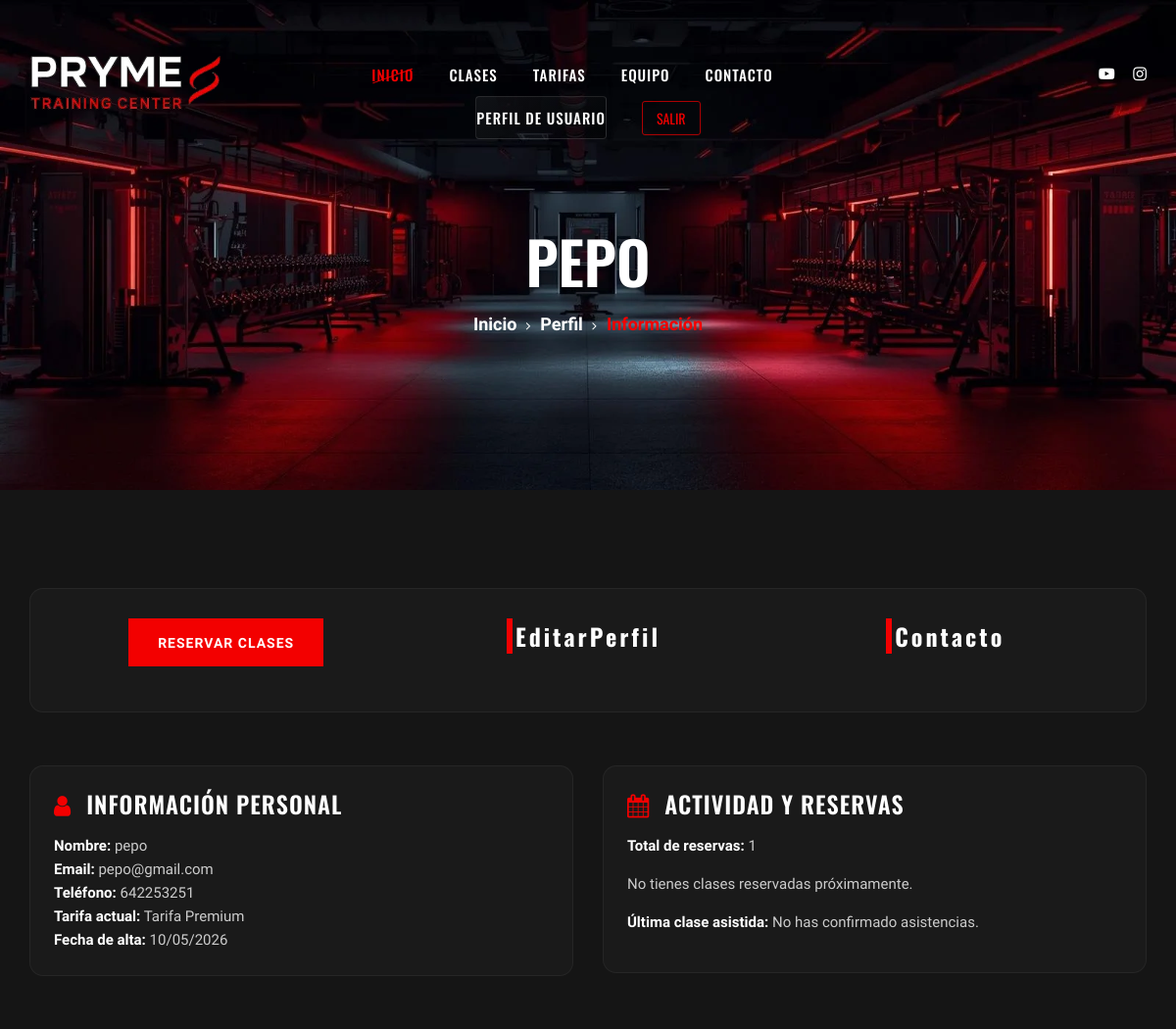
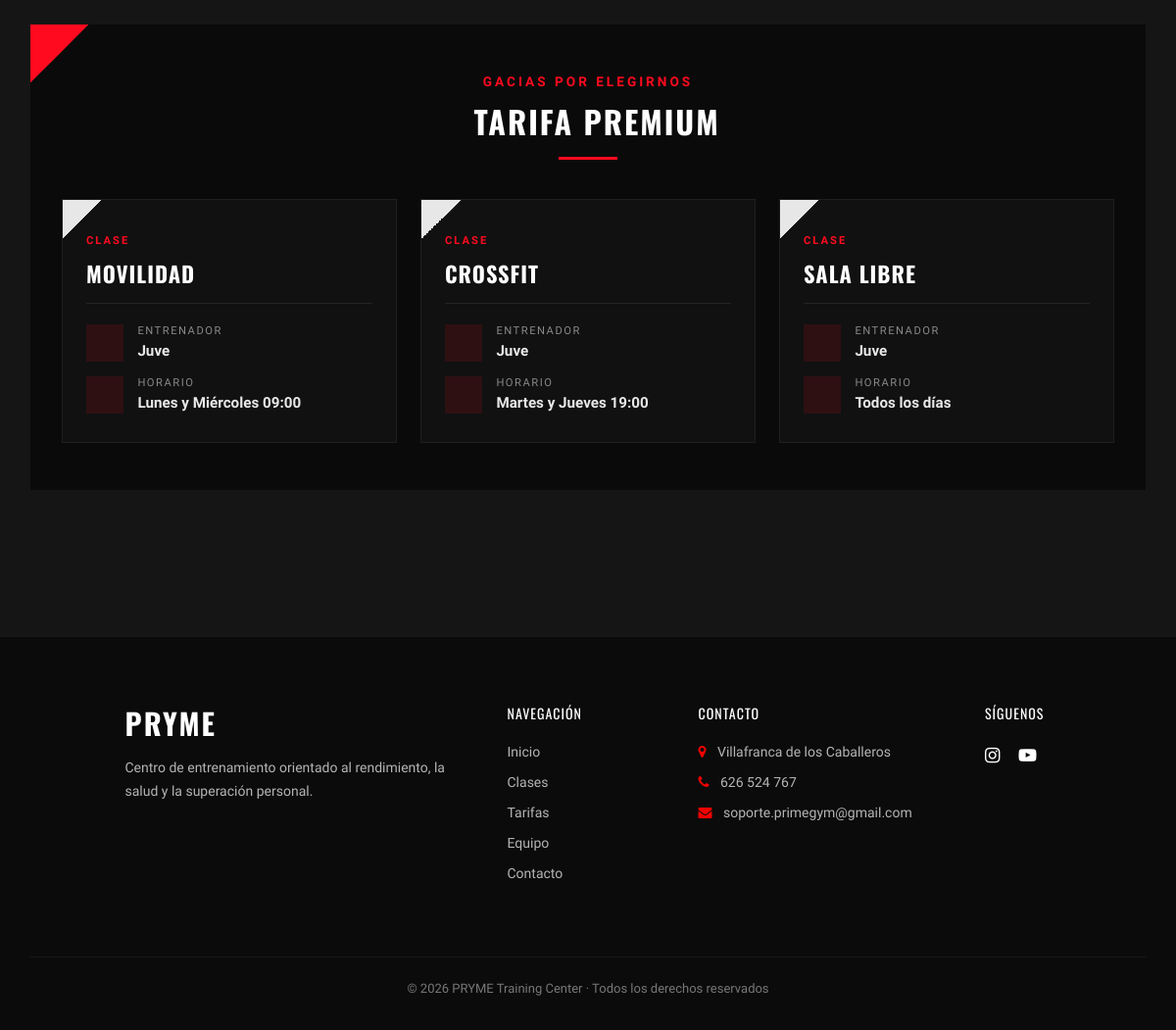
The page /perfil/ (signed in) on the database its author committed (2 pictures, top to bottom).
### gimnasio/models.py (models this page shows, shortened)
class Cliente(models.Model):
    user = models.OneToOneField(User, on_delete=models.CASCADE)
    telefono = models.CharField(max_length=20, blank=True)
    tarifa = models.ForeignKey(Tarifa, on_delete=models.SET_NULL, null=True, blank=True)
    fecha_registro = models.DateField(auto_now_add=True)
    @property
    def nombre(self):
        return self.user.username
    @property
    def email(self):
        return self.user.email

class Tarifa(models.Model):
    nombre = models.CharField(max_length=50)
    precio = models.DecimalField(max_digits=10, decimal_places=2)
    duracion_meses = models.IntegerField()
    descripcion = models.TextField(blank=True, null=True)
    def __str__(self):
        return self.nombre

class Clase(models.Model):
    nombre = models.CharField(max_length=100)
    descripcion = models.TextField(blank=True, null=True)
    horario = models.CharField(max_length=50)
    entrenador = models.ForeignKey(Entrenador, on_delete=models.SET_NULL, null=True, related_name="clases")
    tarifas = models.ManyToManyField(Tarifa, related_name="clases")
    capacidad = models.IntegerField(default=20)

class Entrenador(models.Model):
    ROLES = (
        ('admin', 'Administrador'),
        ('empleado', 'Empleado'),
    )
    user = models.OneToOneField(User, on_delete=models.CASCADE)
    telefono = models.CharField(max_length=20, blank=True)
    especialidad = models.CharField(max_length=100)
    rol = models.CharField(max_length=20, choices=ROLES, default='empleado')
    @property
    def nombre(self):
        return self.user.username

### perfil/views.py (the view)
# urls.py: path('', views.dashboard, name='dashboard'),
@login_required
def dashboard(request):
    if request.user.is_staff:
        raise PermissionDenied
    cliente = get_cliente_actual(request)
    clases = Clase.objects.all().prefetch_related('tarifas')
    for clase in clases:
        clase.disponible = cliente.tarifa in clase.tarifas.all()
    reservas = cliente.reservas.all().order_by('fecha_reserva')
    proxima_reserva = reservas.filter(
        fecha_reserva__gte=date.today(),
        estado='reservada'
    ).first()
    ultima_asistencia = reservas.filter(
        estado='asistio'
    ).order_by('-fecha_reserva').first()
    context = {
        'cliente': cliente,
        'tarifa': cliente.tarifa,
        'num_reservas': reservas.count(),
        'proxima_reserva': proxima_reserva,
        'ultima_asistencia': ultima_asistencia,
        'clases': clases,
    }
    return render(request, 'perfil/dashboard.html', context)

### perfil/templates/perfil/dashboard.html
{% extends 'perfil/components/base_perfil.html' %}
{% block pagina %}Información{% endblock %}
{% block contenido %}
<div class="row">
    <div class="col-lg-12">
        {% include 'perfil/components/acciones_rapidas.html' %}
    </div>
</div>
<div class="row">
    <div class="col-lg-6 mb-4">
        {% include 'perfil/components/resumen_cliente.html' %}
    </div>
    <div class="col-lg-6 mb-4">
        {% include 'perfil/components/resumen_reservas.html' %}
    </div>
</div>
<div class="row">
    <div class="col-lg-12 mb-4">
        {% include 'perfil/components/clases_disponibles.html' %}
    </div>
</div>
{% endblock %}

### perfil/templates/perfil/components/base_perfil.html (shortened to what this page needs)
{% load static %}
<!DOCTYPE html>
<html lang="zxx">
<head>
    <link rel="stylesheet" href="{% static 'css/bootstrap.min.css' %}" type="text/css">
    <link rel="stylesheet" href="{% static 'css/font-awesome.min.css' %}" type="text/css">
    <link rel="stylesheet" href="{% static 'css/flaticon.css' %}" type="text/css">
    <link rel="stylesheet" href="{% static 'css/owl.carousel.min.css' %}" type="text/css">
    <link rel="stylesheet" href="{% static 'css/barfiller.css' %}" type="text/css">
    <link rel="stylesheet" href="{% static 'css/magnific-popup.css' %}" type="text/css">
    <link rel="stylesheet" href="{% static 'css/slicknav.min.css' %}" type="text/css">
    <link rel="stylesheet" href="{% static 'css/style.css' %}" type="text/css">
    <link rel="stylesheet" href="{% static 'css/perfil/style_perfil.css' %}" type="text/css">
    <link rel="stylesheet" href="https://unpkg.com/aos@next/dist/aos.css" />
</head>
<body>
    <header class="header-section">
        <div class="container-fluid">
            <div class="row">
                <div class="col-lg-3" data-aos="fade-down">
                    <div class="logo">
                        <a href="{% url 'main' %}">
                            <img src="{% static 'img/logo.webp' %}" alt="Prime Gym Logo">
                        </a>
                    </div>
                </div>
                <div class="col-lg-6" data-aos="fade-down" data-aos-delay="100">
                    <nav class="nav-menu">
                        <ul>
                            <li class="active"><a href="{% url 'main' %}">Inicio</a></li>
                            <li><a href="{% url 'clases' %}">Clases</a></li>
                            <li><a href="{% url 'tarifas' %}">Tarifas</a></li>
                            <li><a href="{% url 'equipo' %}">Equipo</a></li>
                            <li><a href="{% url 'contacto' %}">Contacto</a></li>
                            {% if request.user.is_authenticated %}
                                {% if request.user.is_staff %}
                                    <li><a href="{% url 'entrenador:panel' %}" class="nav-profile">Panel entrenador</a></li>
                                {% else %}
                                    <li><a href="{% url 'perfil:dashboard' %}" class="nav-profile">Perfil de Usuario</a></li>
                                {% endif %}
                                    <li>
                                        <form method="post" action="{% url 'logout' %}">
                                            <button type="submit" class="logout-btn">
                                                Salir
                                            </button>
                                        </form>
                                    </li>
                            {% else %}
                                <li><a href="{% url 'login' %}" class="nav-auth">Iniciar sesión</a></li>
                                <li><a href="{% url 'register'%} " class="nav-auth-btn">Registrarse</a></li>
                            {% endif %}
                        </ul>
                    </nav>
                </div>
                <div class="col-lg-3" data-aos="fade-down" data-aos-delay="200">
                    <div class="top-option">
                        <div class="to-social">
                            <a href="#"><i class="fa fa-youtube-play"></i></a>
                            <a href="#"><i class="fa fa-instagram"></i></a>
                        </div>
                    </div>
                </div>
            </div>
        </div>
    </header>
<section class="breadcrumb-section set-bg" data-setbg="{% static 'img/breadcrumb-bg.webp' %}">
    <div class="container">
        <div class="row">
            <div class="col-lg-12 text-center">
                <div class="breadcrumb-text">
                    <h2 data-aos="fade-right" data-aos-delay="300"> {{ request.user.username }}</h2>
                    <div class="bt-option" data-aos="fade-left" data-aos-delay="400">
                        <a href="{% url 'main' %}">Inicio</a>
                        <a href="{% url 'perfil:dashboard'%}">Perfil</a>
                        <span>{% block pagina %}{% endblock %}</span>
                    </div>
                </div>
            </div>
        </div>
    </div>
</section>
<section class="spad">
    <div class="container">
        {% block contenido %}
        {% endblock %}
    </div>
</section>
<footer class="footer-section">
    <div class="container">
        <div class="row justify-content-center">
            <div class="col-lg-4 col-md-6 mb-4">
                <div class="footer-brand">
                    <h3>PRYME</h3>
                    <p>
                        Centro de entrenamiento orientado al rendimiento,
                        la salud y la superación personal.
                    </p>
                </div>
            </div>
            <div class="col-lg-2 col-md-6 mb-4">
                <h5 class="footer-title">Navegación</h5>
                <ul class="footer-links">
                    <li><a href="{% url 'main' %}">Inicio</a></li>
                    <li><a href="{% url 'clases' %}">Clases</a></li>
                    <li><a href="{% url 'tarifas' %}">Tarifas</a></li>
                    <li><a href="{% url 'equipo' %}">Equipo</a></li>
                    <li><a href="{% url 'contacto' %}">Contacto</a></li>
                </ul>
            </div>
            <div class="col-lg-3 col-md-6 mb-4">
                <h5 class="footer-title">Contacto</h5>
                <ul class="footer-contact">
                    <li><i class="fa fa-map-marker"></i> Villafranca de los Caballeros</li>
                    <li><i class="fa fa-phone"></i> 626 524 767</li>
                    <li><i class="fa fa-envelope"></i> soporte.primegym@gmail.com</li>
                </ul>
            </div>
            <div class="col-xl-1 col-lg-3 col-md-4 mb-4">
                <h5 class="footer-title">Síguenos</h5>
                <div class="footer-social">
                    <a href="#"><i class="fa fa-instagram"></i></a>
                    <a href="#"><i class="fa fa-youtube-play"></i></a>
                </div>
            </div>
        </div>
        <div class="footer-bottom text-center">
            <p>
                ©
                PRYME Training Center · Todos los derechos reservados
            </p>
        </div>
    </div>
</footer>
</body>
</html>

### perfil/templates/perfil/components/resumen_cliente.html
<div class="row mb-4">
    <div class="col-lg-12">
        <div class="class-item p-4">
            <h4 class="mb-3">
                <i class="fa fa-user"></i> Información personal
            </h4>
            <ul class="list-unstyled">
                <li>
                    <strong>Nombre:</strong> {{ cliente.nombre }}
                </li>
                <li>
                    <strong>Email:</strong> {{ cliente.email }}
                </li>
                {% if cliente.telefono %}
                <li>
                    <strong>Teléfono:</strong> {{ cliente.telefono }}
                </li>
                {% endif %}
                <li>
                    <strong>Tarifa actual:</strong> {{ cliente.tarifa.nombre }}
                </li>
                <li>
                    <strong>Fecha de alta:</strong> {{ cliente.fecha_registro|date:"d/m/Y" }}
                </li>
            </ul>
        </div>
    </div>
</div>

### perfil/templates/perfil/components/clases_disponibles.html (shortened to what this page needs)
<div class="row mb-4">
    <div class="col-lg-12">
        <div class="clases-disponibles-section">
            <div class="clases-header">
                <span class="clases-subtitle">GACIAS POR ELEGIRNOS</span>
                <h4 class="clases-title">
                    {% if cliente.tarifa == None %}
                        No tienes tarifa
                    {% else %}
                        {{ cliente.tarifa }}
                    {% endif %}
                </h4>
                <div class="clases-divider"></div>
            </div>
            {% if clases %}
                <div class="clases-grid">
                    {% for clase in clases %}
                        <div class="clase-card {% if not clase.disponible %}clase-card--disabled{% endif %}">
                            <div class="clase-card-body">
                                <span class="clase-tag">CLASE</span>
                                <h5 class="clase-nombre">{{ clase.nombre }}</h5>
                                <div class="clase-info">
                                    <div class="clase-info-item">
                                        <i class="fa fa-user-tie"></i>
                                        <div>
                                            <span class="clase-info-label">Entrenador</span>
                                            <span class="clase-info-value">{{ clase.entrenador.nombre }}</span>
                                        </div>
                                    </div>
                                    <div class="clase-info-item">
                                        <i class="fa fa-clock"></i>
                                        <div>
                                            <span class="clase-info-label">Horario</span>
                                            <span class="clase-info-value">{{ clase.horario }}</span>
                                        </div>
                                    </div>
                                </div>
                            </div>
                        </div>
                    {% endfor %}
                </div>
            {% else %}
                <div class="clases-empty">
                    <i class="fa fa-circle-exclamation"></i>
                    <p>No hay clases disponibles para tu tarifa.</p>
                </div>
            {% endif %}
        </div>
    </div>
</div>

### rows shown on the page
Cliente: nombre "pepo", email "pepo@gmail.com", telefono "642253251", tarifa.nombre "Tarifa Premium", fecha_registro "10/05/2026", tarifa "TARIFA PREMIUM"
Clase: nombre "MOVILIDAD", entrenador.nombre "Juve", horario "Lunes y Miércoles 09:00"
Clase: nombre "CROSSFIT", entrenador.nombre "Juve", horario "Martes y Jueves 19:00"
Clase: nombre "SALA LIBRE", entrenador.nombre "Juve", horario "Todos los días"

### other values the page prints
{{ request.user.username }} "PEPO"
{{ num_reservas }} "1"
